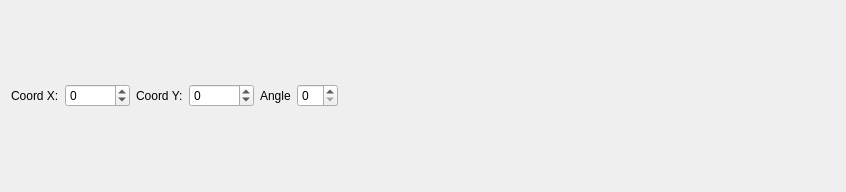
<?xml version="1.0" encoding="UTF-8"?>
<ui version="4.0">
 <class>Goto_UI</class>
 <widget class="QWidget" name="Goto_UI">
  <property name="geometry">
   <rect>
    <x>0</x>
    <y>0</y>
    <width>846</width>
    <height>192</height>
   </rect>
  </property>
  <property name="windowTitle">
   <string>Goto action</string>
  </property>
  <layout class="QVBoxLayout" name="verticalLayout_2">
   <item>
    <layout class="QVBoxLayout" name="verticalLayout">
     <item>
      <layout class="QHBoxLayout" name="horizontalLayout_2">
       <item>
        <layout class="QHBoxLayout" name="horizontalLayout">
         <item>
          <widget class="QLabel" name="labelX">
           <property name="text">
            <string>Coord X:</string>
           </property>
          </widget>
         </item>
         <item>
          <widget class="QSpinBox" name="goto_spinbox_coordX">
           <property name="minimum">
            <number>-13000</number>
           </property>
           <property name="maximum">
            <number>13000</number>
           </property>
          </widget>
         </item>
         <item>
          <widget class="QLabel" name="labelY">
           <property name="text">
            <string>Coord Y:</string>
           </property>
          </widget>
         </item>
         <item>
          <widget class="QSpinBox" name="goto_spinbox_coordY">
           <property name="minimum">
            <number>-13000</number>
           </property>
           <property name="maximum">
            <number>13000</number>
           </property>
          </widget>
         </item>
         <item>
          <widget class="QLabel" name="label">
           <property name="text">
            <string>Angle</string>
           </property>
          </widget>
         </item>
         <item>
          <widget class="QSpinBox" name="goto_spinbox_angle"/>
         </item>
        </layout>
       </item>
       <item>
        <spacer name="horizontalSpacer">
         <property name="orientation">
          <enum>Qt::Horizontal</enum>
         </property>
         <property name="sizeHint" stdset="0">
          <size>
           <width>40</width>
           <height>20</height>
          </size>
         </property>
        </spacer>
       </item>
      </layout>
     </item>
    </layout>
   </item>
  </layout>
 </widget>
 <resources/>
 <connections/>
</ui>
